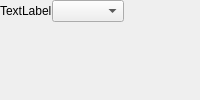
             <widget class="QWidget" name="tab_theme">
              <attribute name="title">
               <string>主题</string>
              </attribute>
              <layout class="QVBoxLayout" name="verticalLayout_11">
               <property name="spacing">
                <number>10</number>
               </property>
               <property name="leftMargin">
                <number>0</number>
               </property>
               <property name="topMargin">
                <number>0</number>
               </property>
               <property name="rightMargin">
                <number>0</number>
               </property>
               <property name="bottomMargin">
                <number>0</number>
               </property>
               <item>
                <widget class="QWidget" name="widget_10" native="true">
                 <property name="sizePolicy">
                  <sizepolicy hsizetype="Expanding" vsizetype="Expanding">
                   <horstretch>0</horstretch>
                   <verstretch>10</verstretch>
                  </sizepolicy>
                 </property>
                 <layout class="QHBoxLayout" name="horizontalLayout_44">
                  <property name="spacing">
                   <number>0</number>
                  </property>
                  <property name="leftMargin">
                   <number>0</number>
                  </property>
                  <property name="topMargin">
                   <number>0</number>
                  </property>
                  <property name="rightMargin">
                   <number>0</number>
                  </property>
                  <property name="bottomMargin">
                   <number>0</number>
                  </property>
                  <item>
                   <widget class="QLabel" name="lb_current_style">
                    <property name="sizePolicy">
                     <sizepolicy hsizetype="Expanding" vsizetype="Expanding">
                      <horstretch>40</horstretch>
                      <verstretch>0</verstretch>
                     </sizepolicy>
                    </property>
                    <property name="text">
                     <string>TextLabel</string>
                    </property>
                   </widget>
                  </item>
                  <item>
                   <widget class="QComboBox" name="cbb_current_style">
                    <property name="sizePolicy">
                     <sizepolicy hsizetype="Expanding" vsizetype="Expanding">
                      <horstretch>50</horstretch>
                      <verstretch>0</verstretch>
                     </sizepolicy>
                    </property>
                   </widget>
                  </item>
                  <item>
                   <widget class="QWidget" name="widget_22" native="true">
                    <property name="sizePolicy">
                     <sizepolicy hsizetype="Expanding" vsizetype="Expanding">
                      <horstretch>100</horstretch>
                      <verstretch>0</verstretch>
                     </sizepolicy>
                    </property>
                   </widget>
                  </item>
                 </layout>
                </widget>
               </item>
               <item>
                <widget class="QWidget" name="widget_8" native="true">
                 <property name="sizePolicy">
                  <sizepolicy hsizetype="Expanding" vsizetype="Expanding">
                   <horstretch>0</horstretch>
                   <verstretch>10</verstretch>
                  </sizepolicy>
                 </property>
                </widget>
               </item>
               <item>
                <widget class="QWidget" name="widget_13" native="true">
                 <property name="sizePolicy">
                  <sizepolicy hsizetype="Expanding" vsizetype="Expanding">
                   <horstretch>0</horstretch>
                   <verstretch>100</verstretch>
                  </sizepolicy>
                 </property>
                </widget>
               </item>
              </layout>
             </widget>
